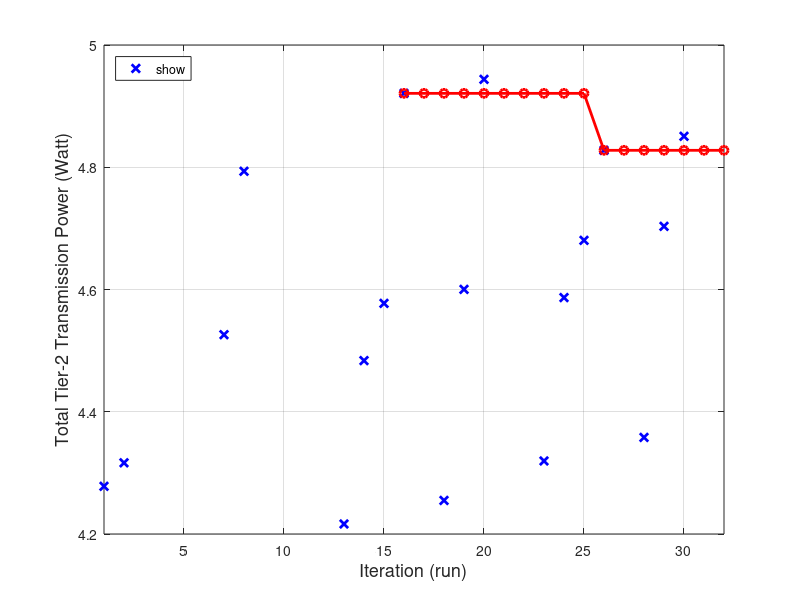

Reproduce this figure in MATLAB.
% 10 devices, 2 heads, 8 members
% plot power
clc;
clear;
a3 = 1.0541*3;
a2 = 1.0541*2;
a1 = 1.0541;
objGo = [1.1157+a3, ...
         1.1157+1.0926+a2, ...
         inf, ...
         inf, ...
         inf, ...
         inf, ...
         1.3638+a3, ...
         1.3638+1.3214+a2, ...
         inf, ...
         inf, ...
         inf, ...
         inf, ...
         1.0541+a3, ...
         1.0541+1.3214+a2, ...
         1.0541+1.3214+1.1477+a1, ...
         1.0541+1.3214+1.1477+1.3977, ... % update
         inf, ...
         1.0541+1.0926+a2, ...
         1.0541+1.0926+1.3994+a1, ...
         1.0541+1.0926+1.3994+1.3977, ... % update
         inf, ...
         inf, ...
         1.1572+a3, ...
         1.1572+1.3214+a2, ...
         1.1572+1.3214+1.1477+a1, ...
         1.1572+1.3214+1.1477+1.2014, ... % update
         inf, ...
         1.1572+1.0926+a2, ...
         1.1572+1.0926+1.3994+a1, ...
         1.1572+1.0926+1.3994+1.2014, ... % update
         inf, ...
         inf, ...
         ];
     
objUpdate = [inf, ...
         inf, ...
         inf, ...
         inf, ...
         inf, ...
         inf, ...
         inf, ...
         inf, ...
         inf, ...
         inf, ...
         inf, ...
         inf, ...
         inf, ...
         inf, ...
         inf, ...
         1.0541+1.3214+1.1477+1.3977, ... % update
         1.0541+1.3214+1.1477+1.3977, ...
         1.0541+1.3214+1.1477+1.3977, ...
         1.0541+1.3214+1.1477+1.3977, ...
         1.0541+1.3214+1.1477+1.3977, ...
         1.0541+1.3214+1.1477+1.3977, ...
         1.0541+1.3214+1.1477+1.3977, ...
         1.0541+1.3214+1.1477+1.3977, ...
         1.0541+1.3214+1.1477+1.3977, ...
         1.0541+1.3214+1.1477+1.3977, ...
         1.1572+1.3214+1.1477+1.2014, ... % update
         1.1572+1.3214+1.1477+1.2014, ...
         1.1572+1.3214+1.1477+1.2014, ...
         1.1572+1.3214+1.1477+1.2014, ...
         1.1572+1.3214+1.1477+1.2014, ...
         1.1572+1.3214+1.1477+1.2014, ...
         1.1572+1.3214+1.1477+1.2014, ...
         ];

iter = [1:32];

str_objGo = sprintf('Lower bound (sub-tree)');
plot(iter,objGo,'x','LineWidth',2,'Color','b','DisplayName',str_objGo); hold on;
str_objUpdate = sprintf('Upper bound (objective)');
plot(iter,objUpdate,'-o','LineWidth',2,'Color','r','DisplayName',str_objUpdate); hold on;

axis([-inf,inf,4.2,5.0]);
xlabel('Iteration (run)','FontSize',13);
ylabel('Total Tier-2 Transmission Power (Watt)','FontSize',13);
legend('show','location','NorthWest');
grid on;